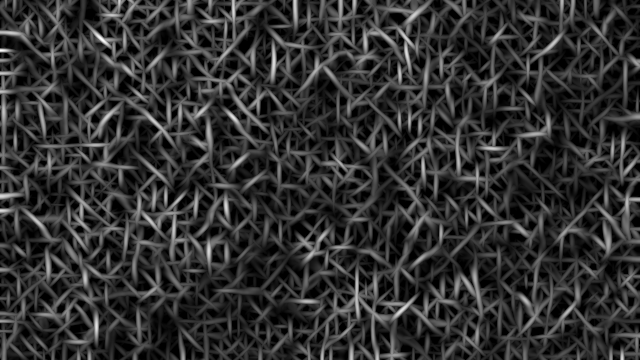
#> input picture outputs/gabor/crack1_gabor.png, 640 x 360 px; its folder holds only this picture in this run
$ python run_jassi_pipeline.py
#> lines starting #> are read from the running program, lines starting #| are printed output that depends on the picture; after the words box and inside, x2 and y2 are one past the last pixel; in counts of white or black regions, pixels touching at a corner belong together
#> further down, gabor_image is the input picture: shape (360, 640); min 0, max 255, mean 49.3
### segmentation.py
import cv2
import numpy as np


def apply_strong_response_threshold(
    gabor_image,
    percentile=85
):
    """
    Jassi — Gabor response thresholding.
    """
#> called with percentile = 85

    blurred = cv2.GaussianBlur(
        gabor_image,
        (5, 5),
        0
    )

    threshold_value = np.percentile(
        blurred,
        percentile
    )
#> threshold_value = 83

    binary_mask = np.where(
        blurred >= threshold_value,
        255,
        0
    ).astype(np.uint8)
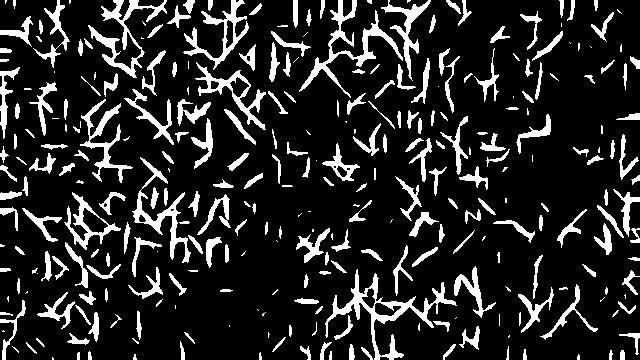
#> binary_mask: shape (360, 640); 15.5% white; 305 white regions (83 under 20 px), largest, box (x1, y1, x2, y2) and area: (325, 269, 457, 360) 1971, (299, 0, 403, 98) 1566, (88, 0, 167, 78) 1329

    return binary_mask


def clean_binary_mask(binary_mask):
    """
    Jassi — Morphological cleaning.
    """

    kernel = cv2.getStructuringElement(
        cv2.MORPH_ELLIPSE,
        (3, 3)
    )

    opened = cv2.morphologyEx(
        binary_mask,
        cv2.MORPH_OPEN,
        kernel,
        iterations=1
    )
#> opened: shape (360, 640); 14.1% white; 292 white regions (50 under 20 px), largest, box (x1, y1, x2, y2) and area: (325, 273, 434, 360) 1349, (133, 191, 188, 259) 838, (383, 0, 431, 71) 746

    closed = cv2.morphologyEx(
        opened,
        cv2.MORPH_CLOSE,
        kernel,
        iterations=2
    )
#> closed: shape (360, 640); 14.6% white; 252 white regions (44 under 20 px), largest, box (x1, y1, x2, y2) and area: (325, 273, 456, 360) 1890, (354, 0, 431, 74) 1390, (133, 191, 222, 267) 1169

    return closed


def remove_small_components(
    binary_mask,
    min_area=200
):
    """
    Remove very small disconnected regions.
    """
#> called with min_area = 200

    num_labels, labels, stats, _ = (
        cv2.connectedComponentsWithStats(
            binary_mask,
            connectivity=8
        )
    )
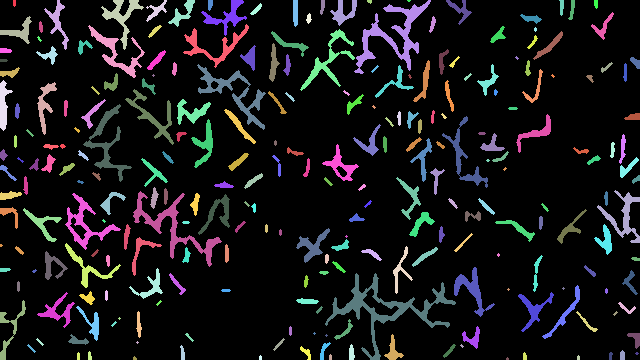
#> labels: shape (360, 640) int32; 253 distinct labels, from 0 to 252; one colour per label, 0 black
#> num_labels = 253; stats = 253 rows, first 6: [0, 0, 640, 360, 196694], [13, 0, 3, 7, 19], [44, 0, 25, 50, 318], [101, 0, 43, 50, 545], [146, 0, 21, 22, 151], [168, 0, 27, 27, 238]

    filtered_mask = np.zeros_like(
        binary_mask
    )

    for label in range(1, num_labels):

        area = stats[
            label,
            cv2.CC_STAT_AREA
        ]

        if area >= min_area:
            filtered_mask[
                labels == label
            ] = 255
#> this loop made 252 passes
#> area on passes 2 to 4: 318, 545, 151
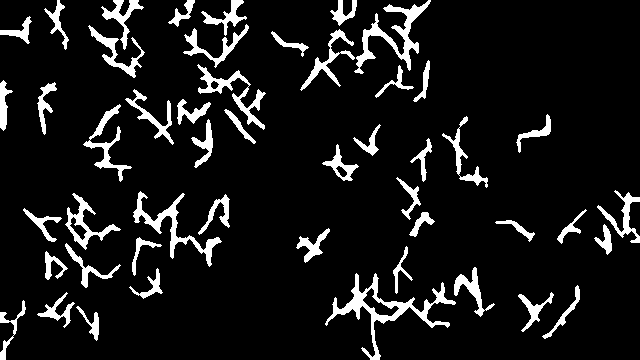
#> filtered_mask: shape (360, 640); 9.4% white; 49 white regions, largest, box (x1, y1, x2, y2) and area: (325, 273, 456, 360) 1890, (354, 0, 431, 74) 1390, (133, 191, 222, 267) 1169

    return filtered_mask


def filter_crack_like_components(
    binary_mask,
    min_area=200,
    min_elongation=2.0
):
    """
    Jassi — Shape-based crack filtering.

    Retains components that are sufficiently elongated,
    which helps suppress compact pavement-texture regions.
    """
#> called with min_area = 200, min_elongation = 2

    num_labels, labels, stats, centroids = (
        cv2.connectedComponentsWithStats(
            binary_mask,
            connectivity=8
        )
    )
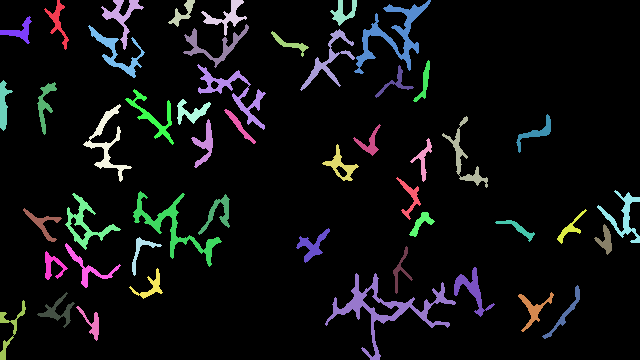
#> labels: shape (360, 640) int32; 50 distinct labels, from 0 to 49; one colour per label, 0 black
#> num_labels = 50; stats = 50 rows, first 6: [0, 0, 640, 360, 208718], [44, 0, 25, 50, 318], [101, 0, 43, 50, 545], [168, 0, 27, 27, 238], [201, 0, 46, 36, 457], [330, 0, 27, 26, 295]; centroids = 50 pairs, first value 3.14 to 623.2, second value 11.97 to 328.9

    filtered_mask = np.zeros_like(
        binary_mask
    )

    for label in range(1, num_labels):

        area = stats[
            label,
            cv2.CC_STAT_AREA
        ]

        if area < min_area:
            continue

        component = np.uint8(
            labels == label
        ) * 255

        contours, _ = cv2.findContours(
            component,
            cv2.RETR_EXTERNAL,
            cv2.CHAIN_APPROX_SIMPLE
        )

        if not contours:
            continue

        contour = max(
            contours,
            key=cv2.contourArea
        )

        perimeter = cv2.arcLength(
            contour,
            True
        )

        if perimeter == 0:
            continue

        # Compactness:
        # circle-like objects have higher compactness.
        compactness = (
            4 * np.pi * area
        ) / (
            perimeter * perimeter
        )

        # Crack-like structures are usually less compact.
        if compactness <= 0.65:
            filtered_mask[
                labels == label
            ] = 255
#> this loop made 49 passes
#> (area, perimeter, compactness) on passes 1 to 12: (318, 155, 0.166), (545, 224.4, 0.136), (238, 107.4, 0.259), (457, 193.2, 0.154), (295, 119.7, 0.259), (1390, 527.4, 0.0628), (286, 109.3, 0.301), (640, 288, 0.097), (598, 272.5, 0.101), (647, 314.2, 0.0824), (211, 104.2, 0.244), (213, 101.6, 0.259)
#> pass 1, in filter_crack_like_components, `component = np.uint8( labels == label ) * 255`:
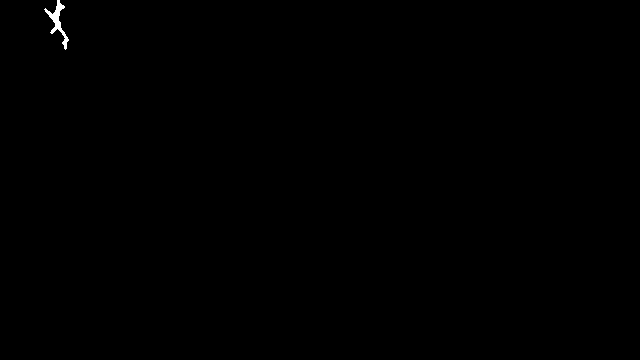
#> component: shape (360, 640); 0.14% white; 1 white region, box (x1, y1, x2, y2) and area: (44, 0, 69, 50) 318
#> after the loop:
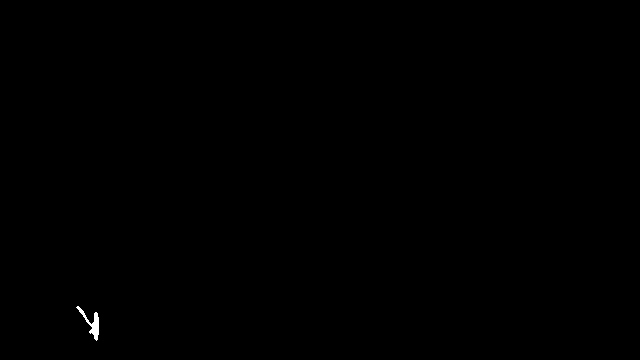
#> component: shape (360, 640); 0.1% white; 1 white region, box (x1, y1, x2, y2) and area: (76, 306, 99, 341) 228

    return filtered_mask

### skeletonization.py
import cv2
import numpy as np
from skimage.morphology import skeletonize


def skeletonize_crack(binary_mask):
    """
    Jassi — Convert the binary crack mask into a
    one-pixel-wide skeleton.

    The skeleton preserves the shape and connectivity
    of the detected crack structure.
    """

    # Convert 0/255 image to boolean
    binary = binary_mask > 0

    # Skeletonization
    skeleton = skeletonize(binary)
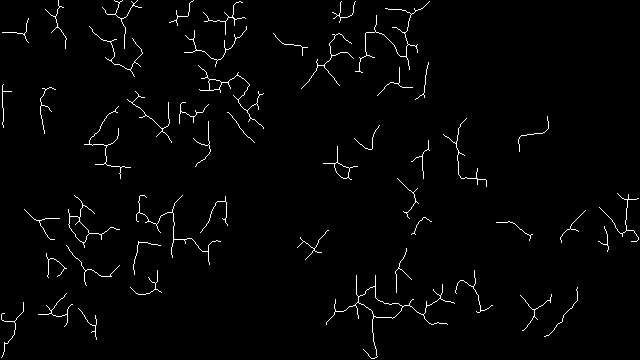
#> skeleton: shape (360, 640) bool; 1.9% white in thin lines or dots

    # Convert back to 0/255
    skeleton_image = (
        skeleton.astype(np.uint8) * 255
    )
#> skeleton_image: shape (360, 640); 1.9% white in thin lines or dots

    return skeleton_image

### run_jassi_pipeline.py
import cv2

from segmentation import (
    apply_strong_response_threshold,
    clean_binary_mask,
    remove_small_components,
    filter_crack_like_components
)

from skeletonization import skeletonize_crack


IMAGES = [
    "crack1",
    "crack2"
]


for name in IMAGES:

    print(f"\nProcessing {name}...")

    input_path = (
        f"outputs/gabor/{name}_gabor.png"
    )

    gabor_image = cv2.imread(
        input_path,
        cv2.IMREAD_GRAYSCALE
    )

    if gabor_image is None:
#> (the run stopped early here; a loop or call above may not have finished)
